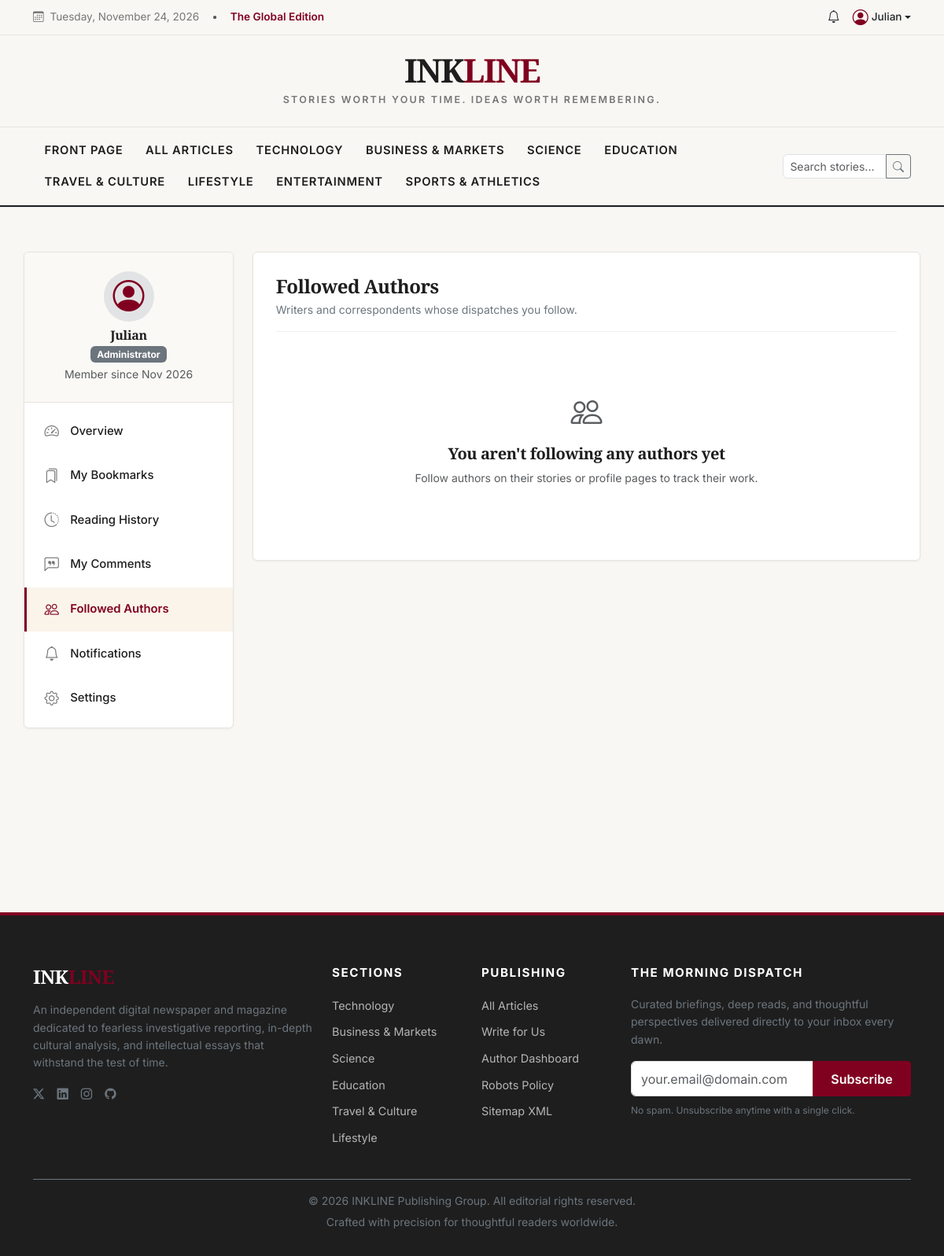
The page /dashboard/reader/following/ (signed in) on the database its author committed.
### accounts/models.py (models this page shows, shortened)
class CustomUser(AbstractUser):
    class Role(models.TextChoices):
        READER = 'READER', 'Reader'
        AUTHOR = 'AUTHOR', 'Author'
        ADMIN = 'ADMIN', 'Administrator'
    email = models.EmailField(unique=True, verbose_name='Email Address')
    role = models.CharField(max_length=20, choices=Role.choices, default=Role.READER)
    is_email_verified = models.BooleanField(default=False)
    email_verification_token = models.CharField(max_length=100, blank=True, null=True)
    created_at = models.DateTimeField(default=timezone.now)
    USERNAME_FIELD = 'username'
    REQUIRED_FIELDS = ['email']
    @property
    def is_author(self):
        return self.role == self.Role.AUTHOR or hasattr(self, 'author_profile') and self.author_profile.is_approved

### articles/models.py (models this page shows, shortened)
class Category(models.Model):
    name = models.CharField(max_length=100, unique=True)
    slug = models.SlugField(max_length=120, unique=True)
    description = models.TextField(blank=True)
    icon = models.CharField(max_length=50, default='bi-newspaper', help_text='Bootstrap Icon class')
    accent_color = models.CharField(max_length=30, default='#800020', help_text='Hex color code')
    order = models.PositiveIntegerField(default=0)
    is_active = models.BooleanField(default=True)
    class Meta:
        verbose_name_plural = 'Categories'
        ordering = ['order', 'name']

### dashboards/views.py (the view)
# urls.py: path('reader/following/', views.reader_following_view, name='reader_following'),
@login_required
def reader_following_view(request):
    following_qs = AuthorFollow.objects.filter(follower=request.user).select_related('author', 'author__author_profile')
    paginator = Paginator(following_qs, 12)
    page_obj = paginator.get_page(request.GET.get('page'))
    return render(request, 'reader_dashboard/following.html', {
        'page_obj': page_obj,
    })

### templates/reader_dashboard/following.html (shortened to what this page needs)
{% extends 'reader_dashboard/base_reader.html' %}
{% block reader_content %}
<div class="dashboard-card">
    <div class="dashboard-card-header">
        <div>
            <h4 class="font-serif fw-bold mb-1">Followed Authors</h4>
            <p class="text-secondary small mb-0">Writers and correspondents whose dispatches you follow.</p>
        </div>
    </div>
    <div class="row g-3">
        {% for follow in page_obj %}
            <div class="col-md-6">
                <div class="p-3 border rounded d-flex align-items-center justify-content-between gap-3 bg-white">
                    <div class="d-flex align-items-center gap-3">
                        {% if follow.author.author_profile.profile_picture %}
                            <img src="{{ follow.author.author_profile.profile_picture.url }}" class="rounded-circle object-fit-cover" style="width: 50px; height: 50px;" alt="{{ follow.author.username }}">
                        {% else %}
                            <div class="rounded-circle bg-secondary-subtle d-flex align-items-center justify-content-center" style="width: 50px; height: 50px;">
                                <i class="bi bi-person-fill fs-3 text-secondary"></i>
                            </div>
                        {% endif %}
                        <div>
                            <h6 class="font-serif fw-bold mb-0">
                                <a href="{% url 'author_public_profile' follow.author.username %}" class="text-dark text-decoration-none">
                                    {{ follow.author.author_profile.display_name|default:follow.author.username }}
                                </a>
                            </h6>
                            <span class="meta-text d-block">{{ follow.author.author_profile.tagline|default:"Editorial Writer"|truncatewords:4 }}</span>
                        </div>
                    </div>
                    <form action="{% url 'toggle_follow_author' follow.author.id %}" method="POST">
                        {% csrf_token %}
                        <button type="submit" class="btn btn-sm btn-outline-secondary">Unfollow</button>
                    </form>
                </div>
            </div>
        {% empty %}
            <div class="col-12 text-center py-5 text-muted">
                <i class="bi bi-people fs-1 d-block mb-2"></i>
                <h5 class="font-serif">You aren't following any authors yet</h5>
                <p class="small">Follow authors on their stories or profile pages to track their work.</p>
            </div>
        {% endfor %}
    </div>
</div>
{% endblock %}

### templates/reader_dashboard/base_reader.html (shortened to what this page needs)
{% extends 'base.html' %}
{% load static %}
{% block content %}
<div class="container dashboard-wrapper">
    <div class="row g-4">
        <div class="col-lg-3">
            <div class="dashboard-sidebar">
                <div class="user-header">
                    <div class="rounded-circle bg-secondary-subtle d-flex align-items-center justify-content-center mx-auto mb-2" style="width: 64px; height: 64px;">
                        <i class="bi bi-person-circle fs-1 text-burgundy"></i>
                    </div>
                    <h6 class="fw-bold mb-0">{{ user.first_name|default:user.username }}</h6>
                    <span class="badge bg-secondary mb-1">{{ user.get_role_display }}</span>
                    <div class="text-muted small">Member since {{ user.date_joined|date:"M Y" }}</div>
                </div>
                <nav class="py-2">
                    <a href="{% url 'reader_overview' %}" class="dashboard-nav-item {% if request.resolver_match.url_name == 'reader_overview' %}active{% endif %}">
                        <i class="bi bi-speedometer2"></i> Overview
                    </a>
                    <a href="{% url 'reader_bookmarks' %}" class="dashboard-nav-item {% if request.resolver_match.url_name == 'reader_bookmarks' %}active{% endif %}">
                        <i class="bi bi-bookmarks"></i> My Bookmarks
                    </a>
                    <a href="{% url 'reader_history' %}" class="dashboard-nav-item {% if request.resolver_match.url_name == 'reader_history' %}active{% endif %}">
                        <i class="bi bi-clock-history"></i> Reading History
                    </a>
                    <a href="{% url 'reader_comments' %}" class="dashboard-nav-item {% if request.resolver_match.url_name == 'reader_comments' %}active{% endif %}">
                        <i class="bi bi-chat-left-quote"></i> My Comments
                    </a>
                    <a href="{% url 'reader_following' %}" class="dashboard-nav-item {% if request.resolver_match.url_name == 'reader_following' %}active{% endif %}">
                        <i class="bi bi-people"></i> Followed Authors
                    </a>
                    <a href="{% url 'reader_notifications' %}" class="dashboard-nav-item {% if request.resolver_match.url_name == 'reader_notifications' %}active{% endif %}">
                        <i class="bi bi-bell"></i> Notifications
                    </a>
                    <a href="{% url 'profile_settings' %}" class="dashboard-nav-item">
                        <i class="bi bi-gear"></i> Settings
                    </a>
                </nav>
            </div>
        </div>
        <div class="col-lg-9">
            {% block reader_content %}{% endblock %}
        </div>
    </div>
</div>
{% endblock %}

### templates/components/navbar.html (shortened to what this page needs)
<header class="border-bottom">
    <div class="ink-topbar">
        <div class="container d-flex justify-content-between align-items-center flex-wrap gap-2">
            <div class="d-flex align-items-center gap-3">
                <span><i class="bi bi-calendar3 me-1"></i> {% now "l, F j, Y" %}</span>
                <span class="d-none d-md-inline text-muted">•</span>
                <span class="d-none d-md-inline fw-semibold text-burgundy">The Global Edition</span>
            </div>
            <div class="d-flex align-items-center gap-3">
                {% if user.is_authenticated %}
                    <a href="{% url 'reader_notifications' %}" class="text-decoration-none text-dark position-relative">
                        <i class="bi bi-bell fs-6"></i>
                    </a>
                    <div class="dropdown">
                        <a href="#" class="d-flex align-items-center text-dark text-decoration-none dropdown-toggle fw-medium" id="userMenu" data-bs-toggle="dropdown" aria-expanded="false">
                            <i class="bi bi-person-circle fs-5 me-1 text-burgundy"></i>
                            <span>{{ user.first_name|default:user.username }}</span>
                        </a>
                    </div>
                {% else %}
                    <a href="{% url 'login' %}" class="text-decoration-none fw-semibold text-dark me-2">Sign In</a>
                    <a href="{% url 'register' %}" class="btn btn-sm btn-ink-primary">Get Unlimited Access</a>
                {% endif %}
            </div>
        </div>
    </div>
    <div class="container text-center py-4">
        <a href="{% url 'homepage' %}" class="ink-brand">
            INK<span>LINE</span>
        </a>
        <div class="ink-tagline">Stories worth your time. Ideas worth remembering.</div>
    </div>
    <nav class="ink-navbar">
        <div class="container d-flex justify-content-between align-items-center">
            <div class="d-flex align-items-center flex-wrap overflow-x-auto py-1">
                <a class="ink-nav-link {% if request.path == '/' %}active{% endif %}" href="{% url 'homepage' %}">Front Page</a>
                <a class="ink-nav-link {% if request.path == '/articles/' and not request.GET.category %}active{% endif %}" href="{% url 'article_list' %}">All Articles</a>
                {% for category in global_categories %}
                    <a class="ink-nav-link {% if request.resolver_match.kwargs.slug == category.slug %}active{% endif %}" href="{% url 'category_detail' category.slug %}">
                        {{ category.name }}
                    </a>
                {% endfor %}
            </div>
            <form action="{% url 'search' %}" method="GET" class="d-none d-lg-flex align-items-center ms-3" style="max-width: 240px;">
                <div class="input-group input-group-sm">
                    <input type="text" name="q" class="form-control rounded-start" placeholder="Search stories..." value="{{ request.GET.q }}">
                    <button class="btn btn-outline-secondary" type="submit"><i class="bi bi-search"></i></button>
                </div>
            </form>
        </div>
    </nav>
</header>

### templates/components/footer.html (shortened to what this page needs)
<footer class="ink-footer">
    <div class="container">
        <div class="row g-4 mb-4">
            <div class="col-lg-4">
                <h4 class="text-white font-serif fw-bold mb-3">INK<span class="text-burgundy">LINE</span></h4>
                <p class="text-secondary small">
                    An independent digital newspaper and magazine dedicated to fearless investigative reporting, in-depth cultural analysis, and intellectual essays that withstand the test of time.
                </p>
                <div class="d-flex gap-3 fs-5 mt-3">
                    <a href="#" class="text-secondary"><i class="bi bi-twitter-x"></i></a>
                    <a href="#" class="text-secondary"><i class="bi bi-linkedin"></i></a>
                    <a href="#" class="text-secondary"><i class="bi bi-instagram"></i></a>
                    <a href="#" class="text-secondary"><i class="bi bi-github"></i></a>
                </div>
            </div>
            <div class="col-6 col-md-3 col-lg-2">
                <h5>Sections</h5>
                <ul class="list-unstyled">
                    {% for cat in global_categories|slice:":6" %}
                        <li class="mb-2"><a href="{% url 'category_detail' cat.slug %}">{{ cat.name }}</a></li>
                    {% endfor %}
                </ul>
            </div>
            <div class="col-6 col-md-3 col-lg-2">
                <h5>Publishing</h5>
                <ul class="list-unstyled">
                    <li class="mb-2"><a href="{% url 'article_list' %}">All Articles</a></li>
                    <li class="mb-2"><a href="{% url 'author_application' %}">Write for Us</a></li>
                    {% if user.is_authenticated and user.is_author %}
                        <li class="mb-2"><a href="{% url 'author_overview' %}">Author Dashboard</a></li>
                    {% endif %}
                    <li class="mb-2"><a href="{% url 'robots_txt' %}">Robots Policy</a></li>
                    <li class="mb-2"><a href="{% url 'sitemap_xml' %}">Sitemap XML</a></li>
                </ul>
            </div>
            <div class="col-md-6 col-lg-4">
                <h5>The Morning Dispatch</h5>
                <p class="text-secondary small">Curated briefings, deep reads, and thoughtful perspectives delivered directly to your inbox every dawn.</p>
                <form id="newsletter-subscription-form">
                    <div class="input-group mb-2">
                        <input type="email" name="email" id="newsletter-email-input" class="form-control" placeholder="your.email@domain.com" required>
                        <button class="btn btn-ink-primary" type="submit">Subscribe</button>
                    </div>
                </form>
                <div class="text-secondary" style="font-size: 0.75rem;">No spam. Unsubscribe anytime with a single click.</div>
            </div>
        </div>
        <div class="border-top border-secondary pt-3 mt-4 text-center text-secondary small">
            <p class="mb-1">&copy; {% now "Y" %} INKLINE Publishing Group. All editorial rights reserved.</p>
            <p class="mb-0">Crafted with precision for thoughtful readers worldwide.</p>
        </div>
    </div>
</footer>

### rows shown on the page
CustomUser: first_name "Julian", role "Administrator", date_joined "Nov 2026"
Category: name "TECHNOLOGY", name "Technology"
Category: name "BUSINESS & MARKETS", name "Business & Markets"
Category: name "SCIENCE", name "Science"
Category: name "EDUCATION", name "Education"
Category: name "TRAVEL & CULTURE", name "Travel & Culture"
Category: name "LIFESTYLE", name "Lifestyle"
Category: name "ENTERTAINMENT"
Category: name "SPORTS & ATHLETICS"
